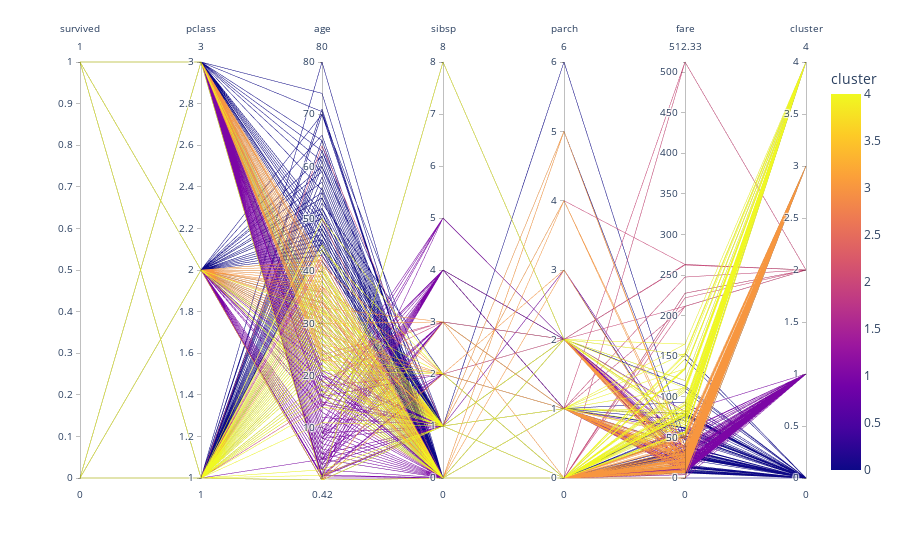

The cell this chart's notebook holds for it:
### Code cell
fig= px.parallel_coordinates(df, color='cluster')
fig.show()

### Figure 1 — Plotly figure (JSON) as saved in the notebook; plotly's stock layout.template omitted (floating-point values rounded to 4 significant figures; data arrays with more than 128 entries replaced by an {"elided": "..."} marker saying what was removed)
{"data": [{"dimensions": [{"label": "survived", "values": {"elided": "891 int values"}}, {"label": "pclass", "values": {"elided": "891 int values"}}, {"label": "age", "values": {"elided": "891 float values"}}, {"label": "sibsp", "values": {"elided": "891 int values"}}, {"label": "parch", "values": {"elided": "891 int values"}}, {"label": "fare", "values": {"elided": "891 float values"}}, {"label": "cluster", "values": {"elided": "891 int values"}}], "domain": {"x": [0, 1], "y": [0, 1]}, "line": {"color": {"elided": "891 int values"}, "coloraxis": "coloraxis"}, "name": "", "type": "parcoords"}], "layout": {"coloraxis": {"colorbar": {"title": {"text": "cluster"}}, "colorscale": [[0, "#0d0887"], [0.1111, "#46039f"], [0.2222, "#7201a8"], [0.3333, "#9c179e"], [0.4444, "#bd3786"], [0.5556, "#d8576b"], [0.6667, "#ed7953"], [0.7778, "#fb9f3a"], [0.8889, "#fdca26"], [1, "#f0f921"]]}, "legend": {"tracegroupgap": 0}, "margin": {"t": 60}}}
